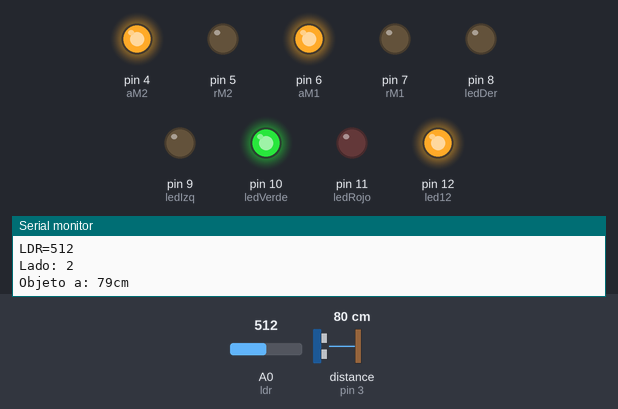
The sketch below on a simulated Arduino Uno, built with avr-gcc and run on an emulated ATmega328P. On the bench: output pins drawn as LEDs (lit = HIGH), the last lines printed to the serial monitor. Wiring (inferred from the names in the program): ultrasonic range finder: trigger pin 2; echo pin 3. The inputs (shaded band) are chosen by the test bench; at power-on: distance to the obstacle (sensor on pin 3) 80 cm, A0 (ldr) = 512. The echo pulse lasts 58.3 µs per cm; pins used as bus, display or sensor lines are not drawn.

Above: at 9.3 s.
9.4 s: distance to the obstacle (sensor on pin 3) set to 54 cm
At 15.2 s:
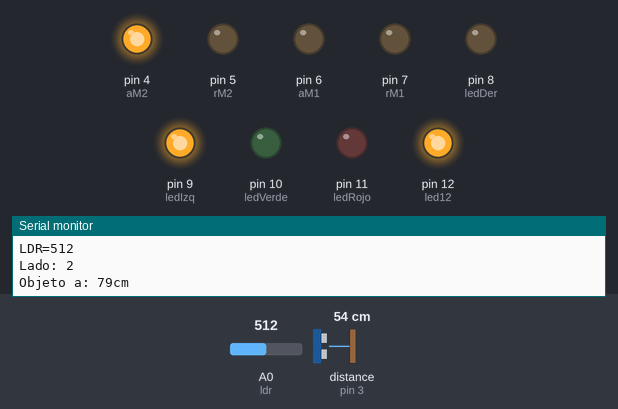
18.7 s: distance to the obstacle (sensor on pin 3) set to 48 cm
At 27.1 s:
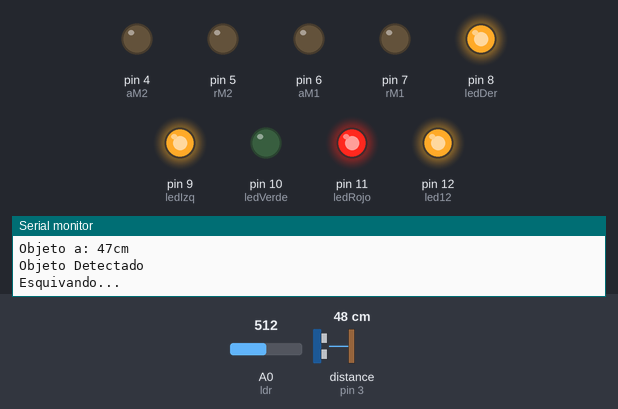
At 29.4 s:
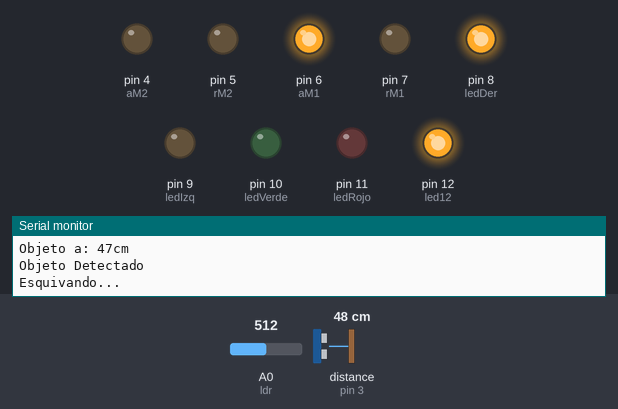
Timing chart, 0 to 38.5 s (numbered marks = the images above; inputs shaded):
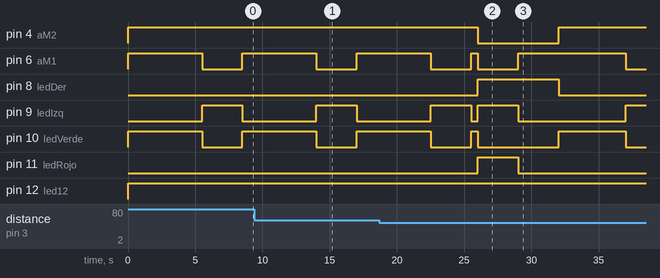

Measured:
- the behaviour switches between 51 and 50 cm on distance to the obstacle (sensor on pin 3) (found by bisection; images 1 and 2)
- after the input at 18.7 s, pin 4 (aM2): HIGH → LOW after 7.3 s instead of 15.3 s; pin 8 (ledDer), pin 11 (ledRojo): LOW → HIGH after 7.3 s instead of 15.3 s

The sketch:

EvitaObstaculo.ino
```cpp
int aM1 = 6;
int rM1 = 7;
int aM2 = 4;
int rM2 = 5;

int ledIzq = 9;
int ledDer = 8;
int ledVerde = 10;
int ledRojo = 11;

int trig = 2;
int echo = 3;
int tiempo;
int distancia;

int led12 = 12;
int ldr = 0;
int ldr_valor = 0;

int cont = 0;
void setup()
{
  Serial.begin(9600);
  pinMode(aM1, OUTPUT);
  pinMode(rM1, OUTPUT);
  pinMode(aM2, OUTPUT);
  pinMode(rM2, OUTPUT);

  pinMode(ledIzq, OUTPUT);
  pinMode(ledDer, OUTPUT);
  pinMode(ledVerde, OUTPUT);
  pinMode(ledRojo, OUTPUT);

  pinMode(trig, OUTPUT);
  pinMode(echo, INPUT);

  pinMode(led12, OUTPUT);

}

void loop()
{
  luz(); //Busca el nivel de luz
  cont++;
  Serial.print("Lado: ");
  Serial.println(cont);
  girarCuadrado(); //Avanza y gira el auto

  if(cont == 4){
    Stop();
    Serial.println("Stop...");
    delay(5000);
    cont = 0;
  }

}

//<------ Gira el autito en Cuadrado 1 metro---->
void girarCuadrado(){
    Adelante();
    buscarObjeto();//<------
    delay(5000);
    Izquierda();
    delay(3000);
}
//<-----Busca Obstaculo en sensor---->
void buscarObjeto(){
  digitalWrite(trig,HIGH);
  delay(1);
  digitalWrite(trig,LOW);
  tiempo = pulseIn(echo,HIGH);
  distancia = tiempo/58.2; //Tiempo en segundos

  Serial.print("Objeto a: ");
  Serial.print(distancia);
  Serial.println("cm");
  delay(500);

  if(distancia <50){
        Serial.println("Objeto Detectado");
      esquivar();
    }
}
//<-----Esquiva Obstaculo---->
void esquivar(){
    Serial.println("Esquivando...");
    Stop();
    delay(3000);
    Derecha();
    delay(3000);
    Adelante();
    delay(5000);
    Izquierda();
    delay(3000);
    Adelante();
    delay(5000);
    Izquierda();
    delay(3000);
    Adelante();
    delay(5000);
    Derecha();
    delay(3000);
}
//<-------Detecta Luz----->
void luz(){
  ldr_valor = analogRead(ldr);
  Serial.print("LDR=");
  Serial.println(ldr_valor);
  if(ldr_valor>=500){
    digitalWrite(led12, HIGH);
  }
  else{
    if(ldr_valor<500){
      digitalWrite(led12, LOW);

    }

  }
}

//<-------- Motores -------->
void Adelante(){
digitalWrite(ledVerde, HIGH);
digitalWrite(ledRojo, LOW);
digitalWrite(ledDer, LOW);
digitalWrite(ledIzq, LOW);

digitalWrite(rM1, LOW);
digitalWrite(rM2, LOW);
digitalWrite(aM1, HIGH);
digitalWrite(aM2, HIGH);
}

void Atras(){
digitalWrite(ledVerde, LOW);
digitalWrite(ledRojo, LOW);
digitalWrite(ledDer, HIGH);
digitalWrite(ledIzq, HIGH);

digitalWrite(aM1, LOW);
digitalWrite(aM2, LOW);
digitalWrite(rM1, HIGH);
digitalWrite(rM2, HIGH);
}

void Izquierda(){
digitalWrite(ledVerde, LOW);
digitalWrite(ledRojo, LOW);
digitalWrite(ledDer, LOW);
digitalWrite(ledIzq, HIGH);

digitalWrite(aM1, LOW);
digitalWrite(aM2, HIGH);


}

void Derecha(){
digitalWrite(ledVerde, LOW);
digitalWrite(ledRojo, LOW);
digitalWrite(ledIzq, LOW);
digitalWrite(ledDer, HIGH);

digitalWrite(aM2, LOW);
digitalWrite(aM1, HIGH);
}

void Stop(){
digitalWrite(ledVerde, LOW);
digitalWrite(ledRojo, HIGH);
digitalWrite(ledIzq, HIGH);
digitalWrite(ledDer, HIGH);

digitalWrite(aM1, LOW);
digitalWrite(aM2, LOW);
digitalWrite(rM1, LOW);
digitalWrite(rM2, LOW);


}
```
